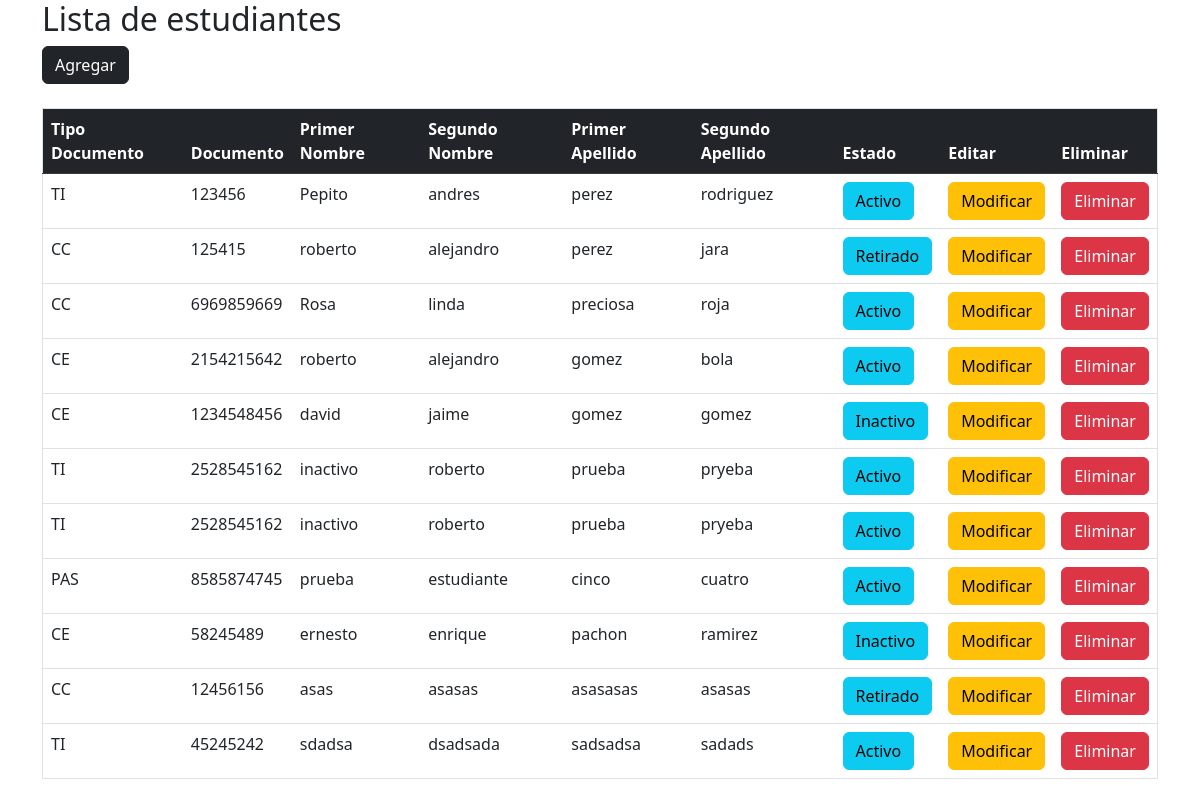
The page / on the database its author committed.
### tables this page shows
CREATE TABLE `estudiantes` (
  `id` int(11) NOT NULL,
  `fecha_sistema` datetime NOT NULL DEFAULT current_timestamp() ON UPDATE current_timestamp(),
  `tipo_documento` varchar(50) NOT NULL,
  `documento` varchar(10) NOT NULL,
  `PrimerNombre` varchar(25) NOT NULL,
  `SegundoNombre` varchar(25) NOT NULL,
  `PrimerApellido` varchar(25) NOT NULL,
  `SegundoApellido` varchar(25) NOT NULL,
  `id_estado` int(11) NOT NULL
);

CREATE TABLE `estado` (
  `id_estado` int(11) NOT NULL,
  `nom_estado` varchar(50) NOT NULL
);

### controllers/Estudiantes.php (called while the page is built, shortened)
<?php
	class EstudiantesController {
		public function __construct(){
			require_once "models/EstudiantesModel.php";
		}
		public function index(){
			$estudiantes = new Estudiantes_model();
			$data["titulo"] = "Lista de estudiantes";
			$data["estudiantes"] = $estudiantes->get_estudiantes();
			require_once "views/estudiantes/estudiantes.php";
		}
	}
?>

### config/database.php (called while the page is built)
<?php
	class Conectar {
		public static function conexion(){
			$conexion = new mysqli("localhost", "root", "", "prueba_estudiantes");
			return $conexion;
		}
	}
?>

### models/EstudiantesModel.php (called while the page is built, shortened)
<?php
	class Estudiantes_model {
		private $db;
		private $estudiantes;
		public function __construct(){
			$this->db = Conectar::conexion();
			$this->estudiantes = array();
		}
		public function get_estudiantes()
		{
			$sql = "SELECT * FROM estudiantes JOIN estado ON estudiantes.id_estado = estado.id_estado";
			$resultado = $this->db->query($sql);
			while($row = $resultado->fetch_assoc())
			{
				$this->estudiantes[] = $row;
			}
			return $this->estudiantes;
		}
	}
?>

### views/estudiantes/estudiantes.php (the view, shortened to what this page needs)
<!DOCTYPE html>
<html lang="es">
	<head>
<link href="https://cdn.jsdelivr.net/npm/bootstrap@5.2.2/dist/css/bootstrap.min.css" rel="stylesheet">
	</head>
	<body>
		<div class="container">
			<h2><?php echo $data["titulo"]; ?></h2>
			<a href="index.php?c=estudiantes&a=nuevo" class="btn btn-dark">Agregar</a>
			<br />
			<br />
			<div class="table-responsive">
				<table border="1" width="80%" class="table">
					<thead>
						<tr class="table-dark">
							<th>Tipo Documento</th>
							<th>Documento</th>
							<th>Primer Nombre</th>
							<th>Segundo Nombre</th>
							<th>Primer Apellido</th>
							<th>Segundo Apellido</th>
							<th>Estado</th>
							<th>Editar</th>
							<th>Eliminar</th>
						</tr>
					</thead>
					<tbody>
						<?php foreach($data["estudiantes"] as $dato) {
							echo "<tr>";
							echo "<td>".$dato["tipo_documento"]."</td>";
							echo "<td>".$dato["documento"]."</td>";
							echo "<td>".$dato["PrimerNombre"]."</td>";
							echo "<td>".$dato["SegundoNombre"]."</td>";
							echo "<td>".$dato["PrimerApellido"]."</td>";
							echo "<td>".$dato["SegundoApellido"]."</td>";
							echo "<td><a href='index.php?c=estudiantes&a=estado&id=".$dato["id"]."' class='btn btn-info'>".$dato["nom_estado"]."</a></td>";
							echo "<td><a href='index.php?c=estudiantes&a=modificar&id=".$dato["id"]."' class='btn btn-warning'>Modificar</a></td>";
							echo "<td><a href='index.php?c=estudiantes&a=eliminar&id=".$dato["id"]."' class='btn btn-danger'>Eliminar</a></td>";
							echo "</tr>";
						}
						?>
					</tbody>
				</table>
			</div>
		</div>
	</body>
</html>

### index.php (shortened to what this page needs)
<?php
	require_once "config/database.php";
	require_once "controllers/Estudiantes.php";
	if(isset($_GET['c'])){
		$controlador = cargarControlador($_GET['c']);
		if(isset($_GET['a'])){
			if(isset($_GET['id'])){
				cargarAccion($controlador, $_GET['a'], $_GET['id']);
				} else {
				cargarAccion($controlador, $_GET['a']);
			}
			} else {
			cargarAccion($controlador, ACCION_PRINCIPAL);
		}
		} else {
		$controlador = cargarControlador(CONTROLADOR_PRINCIPAL);
		$accionTmp = ACCION_PRINCIPAL;
		$controlador->$accionTmp();
	}
?>

### rows shown on the page
estudiantes: tipo_documento "TI", documento "123456", PrimerNombre "Pepito", SegundoNombre "andres", PrimerApellido "perez", SegundoApellido "rodriguez", id_estado.nom_estado "Activo"
estudiantes: tipo_documento "CC", documento "125415", PrimerNombre "roberto", SegundoNombre "alejandro", PrimerApellido "perez", SegundoApellido "jara", id_estado.nom_estado "Retirado"
estudiantes: tipo_documento "CC", documento "6969859669", PrimerNombre "Rosa", SegundoNombre "linda", PrimerApellido "preciosa", SegundoApellido "roja", id_estado.nom_estado "Activo"
estudiantes: tipo_documento "CE", documento "2154215642", PrimerNombre "roberto", SegundoNombre "alejandro", PrimerApellido "gomez", SegundoApellido "bola", id_estado.nom_estado "Activo"
estudiantes: tipo_documento "CE", documento "1234548456", PrimerNombre "david", SegundoNombre "jaime", PrimerApellido "gomez", SegundoApellido "gomez", id_estado.nom_estado "Inactivo"
estudiantes: tipo_documento "TI", documento "2528545162", PrimerNombre "inactivo", SegundoNombre "roberto", PrimerApellido "prueba", SegundoApellido "pryeba", id_estado.nom_estado "Activo"
estudiantes: tipo_documento "TI", documento "2528545162", PrimerNombre "inactivo", SegundoNombre "roberto", PrimerApellido "prueba", SegundoApellido "pryeba", id_estado.nom_estado "Activo"
estudiantes: tipo_documento "PAS", documento "8585874745", PrimerNombre "prueba", SegundoNombre "estudiante", PrimerApellido "cinco", SegundoApellido "cuatro", id_estado.nom_estado "Activo"
estudiantes: tipo_documento "CE", documento "58245489", PrimerNombre "ernesto", SegundoNombre "enrique", PrimerApellido "pachon", SegundoApellido "ramirez", id_estado.nom_estado "Inactivo"
estudiantes: tipo_documento "CC", documento "12456156", PrimerNombre "asas", SegundoNombre "asasas", PrimerApellido "asasasas", SegundoApellido "asasas", id_estado.nom_estado "Retirado"
estudiantes: tipo_documento "TI", documento "45245242", PrimerNombre "sdadsa", SegundoNombre "dsadsada", PrimerApellido "sadsadsa", SegundoApellido "sadads", id_estado.nom_estado "Activo"
